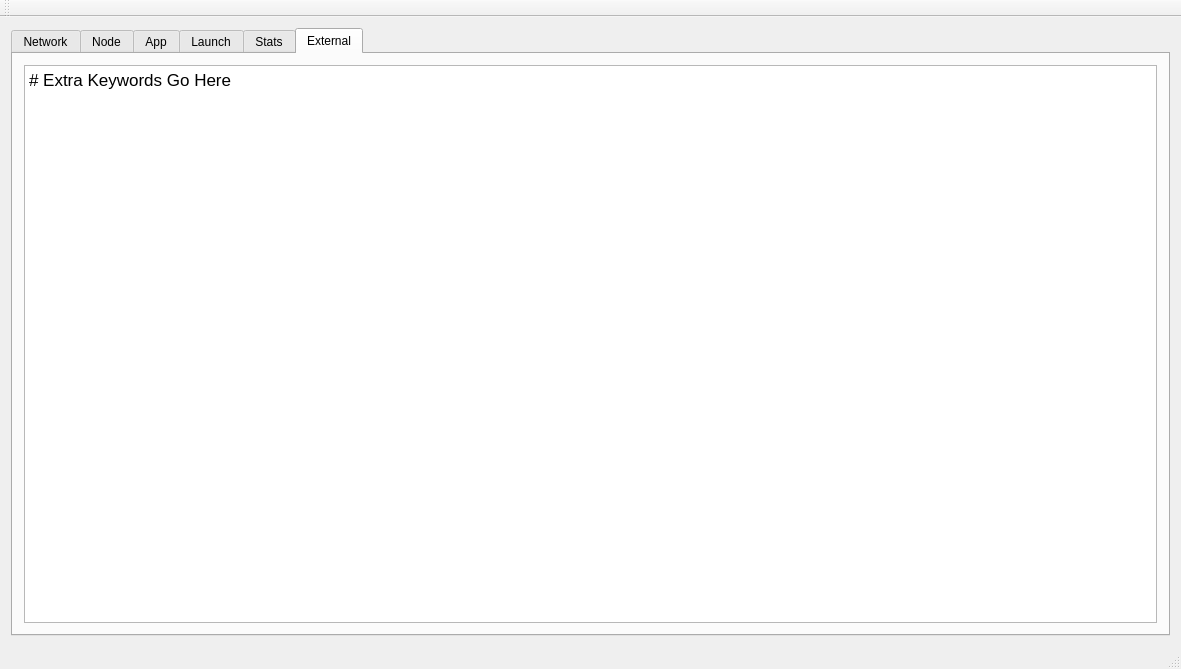
<?xml version="1.0" encoding="UTF-8"?>
<ui version="4.0">
 <class>MainWindow</class>
 <widget class="QMainWindow" name="MainWindow">
  <property name="geometry">
   <rect>
    <x>0</x>
    <y>0</y>
    <width>1181</width>
    <height>669</height>
   </rect>
  </property>
  <property name="windowTitle">
   <string>MainWindow</string>
  </property>
  <widget class="QWidget" name="centralWidget">
   <layout class="QVBoxLayout" name="verticalLayout_2">
    <item>
     <widget class="QTabWidget" name="mainTabWidget">
      <property name="currentIndex">
       <number>5</number>
      </property>
      <widget class="QWidget" name="networkTab">
       <attribute name="title">
        <string>Network</string>
       </attribute>
       <layout class="QVBoxLayout" name="verticalLayout_3">
        <item>
         <widget class="QTabWidget" name="networkTabWidget"/>
        </item>
       </layout>
      </widget>
      <widget class="QWidget" name="nodeTab">
       <attribute name="title">
        <string>Node</string>
       </attribute>
       <layout class="QVBoxLayout" name="verticalLayout_4">
        <item>
         <widget class="QTabWidget" name="nodeTabWidget"/>
        </item>
       </layout>
      </widget>
      <widget class="QWidget" name="appTab">
       <attribute name="title">
        <string>App</string>
       </attribute>
       <layout class="QVBoxLayout" name="verticalLayout_5">
        <item>
         <widget class="QTabWidget" name="appTabWidget"/>
        </item>
       </layout>
      </widget>
      <widget class="QWidget" name="launchTab">
       <attribute name="title">
        <string>Launch</string>
       </attribute>
       <layout class="QVBoxLayout" name="verticalLayout_6">
        <item>
         <widget class="QTabWidget" name="launchTabWidget"/>
        </item>
       </layout>
      </widget>
      <widget class="QWidget" name="statTabWidget">
       <attribute name="title">
        <string>Stats</string>
       </attribute>
       <layout class="QVBoxLayout" name="verticalLayout_7">
        <item>
         <widget class="QScrollArea" name="statScrollArea">
          <property name="widgetResizable">
           <bool>true</bool>
          </property>
          <widget class="QWidget" name="statWidget">
           <property name="geometry">
            <rect>
             <x>0</x>
             <y>0</y>
             <width>1109</width>
             <height>532</height>
            </rect>
           </property>
           <layout class="QVBoxLayout" name="verticalLayout"/>
          </widget>
         </widget>
        </item>
       </layout>
      </widget>
      <widget class="QWidget" name="externalTabWidget">
       <attribute name="title">
        <string>External</string>
       </attribute>
       <layout class="QVBoxLayout" name="verticalLayout_8">
        <item>
         <widget class="QTextEdit" name="externalTextEdit">
          <property name="html">
           <string>&lt;!DOCTYPE HTML PUBLIC &quot;-//W3C//DTD HTML 4.0//EN&quot; &quot;http://www.w3.org/TR/REC-html40/strict.dtd&quot;&gt;
&lt;html&gt;&lt;head&gt;&lt;meta name=&quot;qrichtext&quot; content=&quot;1&quot; /&gt;&lt;style type=&quot;text/css&quot;&gt;
p, li { white-space: pre-wrap; }
&lt;/style&gt;&lt;/head&gt;&lt;body style=&quot; font-family:'Lucida Grande'; font-size:13pt; font-weight:400; font-style:normal;&quot;&gt;
&lt;p style=&quot; margin-top:0px; margin-bottom:0px; margin-left:0px; margin-right:0px; -qt-block-indent:0; text-indent:0px;&quot;&gt;# Extra Keywords Go Here&lt;/p&gt;&lt;/body&gt;&lt;/html&gt;</string>
          </property>
         </widget>
        </item>
       </layout>
      </widget>
     </widget>
    </item>
   </layout>
  </widget>
  <widget class="QMenuBar" name="menuBar">
   <property name="geometry">
    <rect>
     <x>0</x>
     <y>0</y>
     <width>1181</width>
     <height>22</height>
    </rect>
   </property>
  </widget>
  <widget class="QToolBar" name="mainToolBar">
   <attribute name="toolBarArea">
    <enum>TopToolBarArea</enum>
   </attribute>
   <attribute name="toolBarBreak">
    <bool>false</bool>
   </attribute>
  </widget>
  <widget class="QStatusBar" name="statusBar"/>
 </widget>
 <layoutdefault spacing="6" margin="11"/>
 <resources/>
 <connections/>
</ui>
